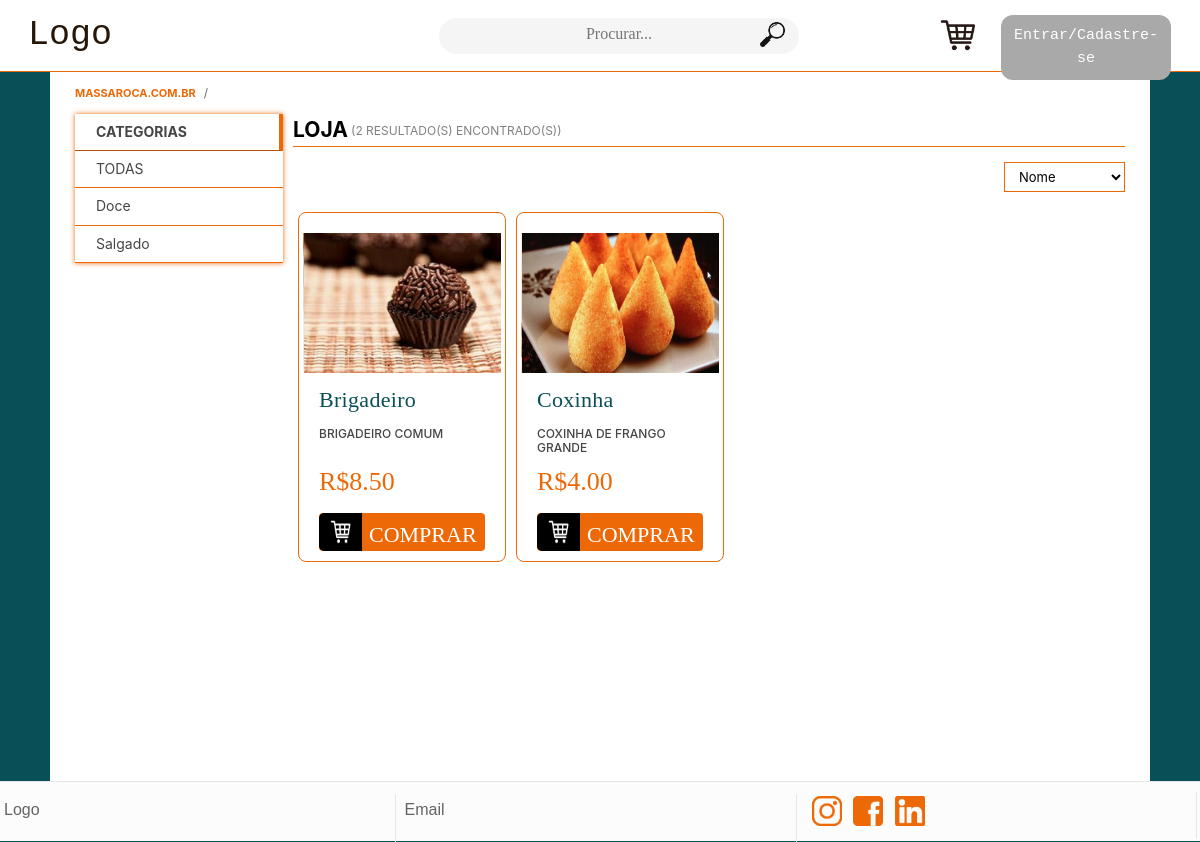
The page /loja/ on the database its author committed.
### loja/models.py (models this page shows, shortened)
class Produtos(models.Model):
    disponivel_escolha = [
    ('Sim','Sim'),
    ('Não','Não'),
    ]
    Nome = models.CharField(max_length=128)
    Categoriateste = models.ForeignKey(Categorias ,on_delete=models.CASCADE, default=0)
    Descrição = models.CharField(max_length=1024)
    Fotos = models.ImageField(upload_to='loja/static/produtos/fotos/')
    Fotos_2 = models.ImageField(upload_to='loja/static/produtos/fotos/')
    Preço = models.DecimalField(max_digits=10, decimal_places=2)
    Disponivel = models.CharField(max_length=8,choices=disponivel_escolha, default='Sim')

class Categorias(models.Model):
    Nome = models.CharField(max_length=30)
    def __str__(self):
        return self.Nome

### loja/views.py (the view)
# urls.py: path("loja/", views.loja_principal, name="loja"),
def loja_principal(request, ordem="Nome"):
    try:
        produtos = Produtos.objects.order_by(ordem)
        num = Produtos.objects.order_by(ordem).count()
        categorias = Categorias.objects.all()
    except KeyError:
        return render(request, "loja/erro.html")
    context = {
        "produtos": produtos,
        "categorias": categorias,
        "num": num,
        "log": request.user.is_authenticated,
        "username": request.user
    }
    final_status2 = final_status(request)
    context.update(final_status2)
    clear_status(request)
    return render(request, "loja/loja.html", context)

### loja/views.py (called while the page is built)
def clear_status(request):
    request.session['status'] = 'none'
    request.session['status2'] = 'none'
    request.session['status3'] = 'none'
    request.session['status4'] = 'none'
    request.session['status5'] = 'none'
    request.session['status6'] = 'none'
    request.session['status7'] = 'none'
    request.session['status8'] = 'none'

### loja/templates/loja/loja.html (shortened to what this page needs)
{% extends "loja/layout.html" %}
{% load static %}
{% block body %}
    <div class="pre blocos" style="min-height:0;">
        <ul class="local">
            <li><a class="local_item" href="{% url 'index' %}"><strong>massaroca.com.br</strong></a></li>
        </ul>
    </div>
    <div class="blocos">
        <div class="principal">
            <div class="ferramentas">
                <div class="titulo">
                    {% if cat == None %}
                    Loja
                    {% else %}
                    {{ cat }}
                    {% endif %}
                    <div class="resultados">
                        ({{num}} resultado(s) encontrado(s))
                    </div>
                </div>
                <div class="ordenar">
                    <select id="ordem" onchange="location = this.value;" class="escolher-ordem" data-role="sorter">
                        <option value="{% url 'loja_ordem' 'Nome' %}">Nome</option>
                    </select>
                </div>
            </div>
                <div class="conteudo">
                    <div class="produtos">
                        {% for produto in produtos %}
                        <li>
                            <div class="prod">
                                {% if cat == None %}
                                <img src="../{{produto.Fotos.url|slice:'5:'}}" alt="produto" class="produto_foto_top"/>
                                {% else %}
                                <img src="../../{{produto.Fotos.url|slice:'5:'}}" alt="produto" class="produto_foto_top"/>
                                <img src="../../{{produto.Fotos_2.url|slice:'5:'}}" alt="produto" class="produto_foto_bottom"/>
                                {% endif %}
                                <div class="produto_texto">
                                    <h2 class="produto_titulo"><a class="redir_item" href="{% url 'produto' produto.id %}">{{produto.Nome}}</a></h2>
                                    <h3 class="produto_desc">{{produto.Descrição}}</h3>
                                    <div class="produto_preço">R${{produto.Preço}}</div>
                                {% if produto.Disponivel == "Sim" %}
                                    <a href="{% url 'produto' produto.id %}" class="comprar">
                                        <span id="before">
                                            <img src="{% static '/images/shop-branco.png' %}" alt="Carrinho" class="compras">
                                        </span>
                                        <span class="botao_comprar">
                                            COMPRAR
                                        </span>
                                    </a>
                                {% else %}
                                <span class="indisponivel">INDISPONÍVEL</span>
                                {% endif %}
                                </div>
                            </div>
                        </li>
                        {% endfor %}
                    </div>
                </div>
            </div>
        <div class="barracategoria">
                <div class="categorias">
                    <ol>
                        <li class="item" style="cursor: auto; border-right:4px solid #ED6908; border-bottom: 1px solid #b55107;"><strong>CATEGORIAS</strong></li>
                        <li class="item">
                            <a class="redir" href="{% url 'loja' %}">TODAS</a>
                        </li>
                        {% for categoria in categorias %}
                        <li class="item">
                            <a class="redir" href="{% url 'categoria' categoria %}">{{ categoria }}</a>
                        </li>
                        {% endfor %}
                    </ol>
            </div>
        </div>
    </div>
{% endblock %}

### loja/static/styles.css (style rules this page uses)
body { font: arial,sans-serif; background-color: #094F57; }
div { box-sizing: border-box; }
.categorias { list-style: none; text-decoration: none; color: #464646; background-color: transparent; box-sizing: inherit; font-size: 14px; line-height: 1.3; position: relative; display: inline-block; width: 100%; padding: 0; float: left; box-shadow: 0 0 5px 0 #ED6908; order: -1; margin-left: 0; }
ol { display: block; list-style: none; padding: 0; margin: 0; }
li.item { text-align: -webkit-match-parent; padding: 9px 21px; cursor: pointer; color: #464646; text-decoration: none; border-bottom: 1px solid #ED6908; }
.redir { text-decoration: none; color: #464646; }
.redir_item { text-decoration: none; color: #094F57; }
.barracategoria { width: 20%; margin-right: 10px; padding: 0; order: -1; flex: inherit; position: relative; min-height: 1px; max-width: 100%; margin-left: 0; }
.blocos { display: flex; flex-direction: row; flex-wrap: nowrap; justify-content: space-around; padding: 0 25px; width: 1100px; min-height: calc(100vh - 133px); background: white; margin-left: auto; margin-right: auto; }
.principal { order: 0; flex:inherit; float: right; width: 80%; }
.titulo { color: black; font-size: 21px; text-transform: uppercase; font-weight: bold; border-bottom: 1px solid #ED6908; margin-bottom: 15px; display: flex; }
.resultados { color: grey; font-size: 12px; font-weight: normal; padding-top: 8px; margin-left: 3px; }
.escolher-ordem { float: right; padding: 5px 10px; background: #fff; border: 1px solid #ED6908; font-size: 13px; cursor: pointer; }
.ferramentas { float: left; width: 100%; position: relative; margin-bottom: 20px; }
.pre { margin: 0 auto; padding-top: 4px; float: none; display: table; background-color: white; height: 42px; }
.local { margin-bottom: 0; background: 0 0; list-style: none; padding: 0; }
.local_item { color: #ED6908; text-decoration: none; font-size: 11px; text-transform: uppercase; float: left; }
.local_item::after { content: '/'; font-size: 12px; display: inline-block; color: #636c72; padding: .5rem .5rem; }
.prod { display: inline-block; position: relative; border: 1px solid #ED6908; border-radius: 8px; width: 25%; height: 350px; padding: 20px 5px; list-style: none; float: left; margin: 0 5px 10px 5px; }
li { list-style: none; }
.produto_foto_top { width: 197px; height: 140px; position: relative; z-index: 2; transition: opacity 0.3s; }
.produto_texto { padding: 0 15px; }
.produto_preço { font-size: 26px; color:#ED6908; font-family: Swis721_B; }
.produto_titulo { margin: 15px 0; color: #094F57; line-height: 1.5rem; font-family: Swis721; overflow: hidden; font-size: 22px; letter-spacing: .3px; text-align: left; }
.produto_desc { color:#454545; text-align: left; font-size: 12px; margin-bottom: 0; line-height: 118%; min-height: 35px; max-height: 56px; text-transform: uppercase; }
.comprar { background-color: #ED6908; height: 38px; margin-top: 12px; border-radius: 4px; font-size: 22px; color: #fff; font-family: Swis721_B; display: flex; align-items: center; position: relative; overflow: hidden; text-decoration: none; cursor: pointer; }
#before { position: absolute; left: 0; bottom: 0; width: 26%; display: flex; height: 100%; border-bottom-left-radius: 5px; border-top-left-radius: 5px; background: #000; -webkit-box-align:center; align-items: center; -webkit-box-pack: center; justify-content: center; }
.compras { width: 22px; height: 26px; }
.botao_comprar { padding-top: 5px; padding-left: 50px; color: white; }

### rows shown on the page
Produtos: Fotos (picture), Nome "Brigadeiro", Descrição "BRIGADEIRO COMUM", Preço "8.50"
Produtos: Fotos (picture), Nome "Coxinha", Descrição "COXINHA DE FRANGO GRANDE", Preço "4.00"
Categorias: Nome "Doce"
Categorias: Nome "Salgado"

### other values the page prints
{{ num }} "2"
